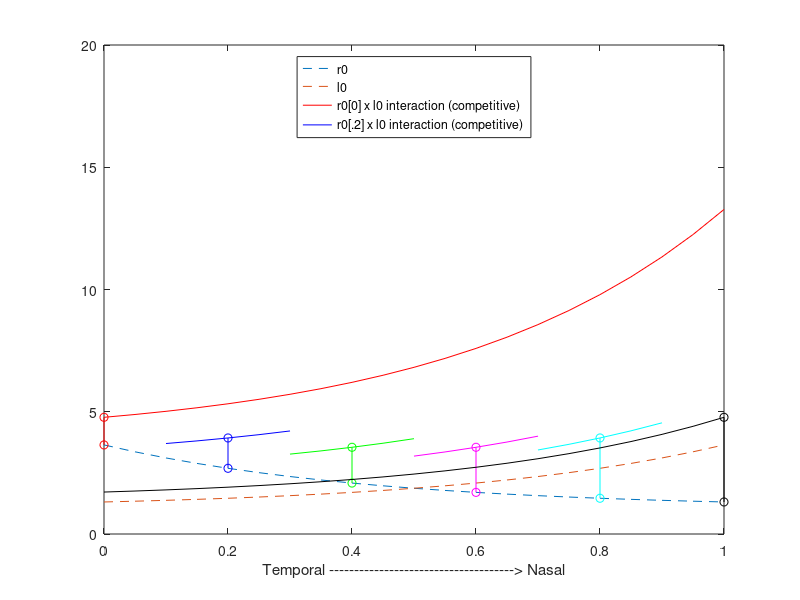
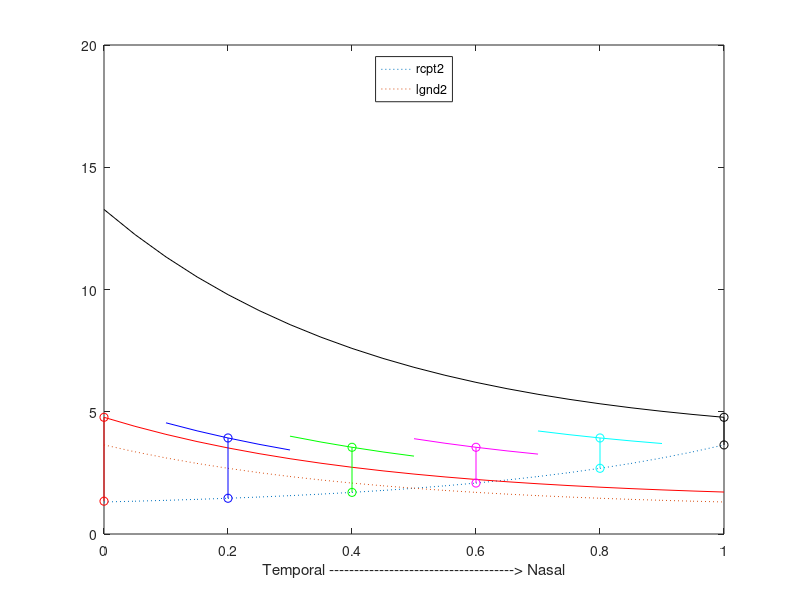
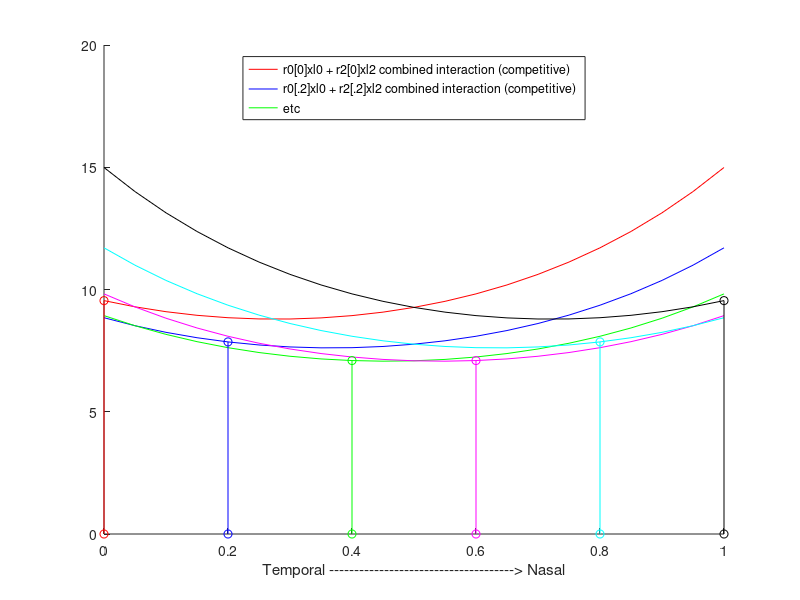
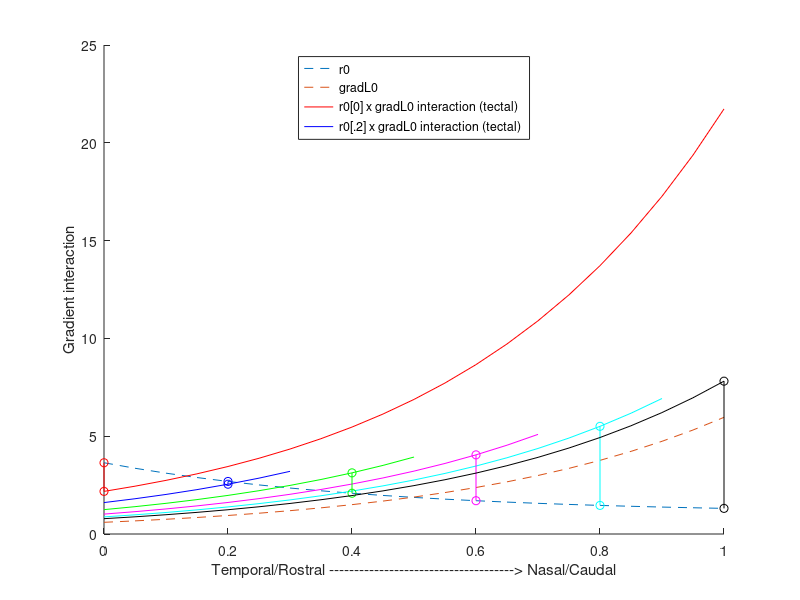

These figures' MATLAB source, in order:
% Equations used in my modelling. See tissue.h and
% guidingtissue::exponential_expression and similar

x = [0:0.05:1];

_exp = 0.26 .* exp (2.3.*x) + 1.05;
_deriv_exp = 0.26 .* 2.3 .* exp (2.3.*x);
_exp2 = 0.26 .* exp (1.1.*x) + 1.05;
_log = 2.32 + 1.29 .* log (2.3 .* (x+0.2));
_quad = 1.31 + 2.333 .* x .* x;
_lin = 1.31 + 2.333 .* x;

ki = 1.1
kd = 0.6

_exp_ki = _exp + ki;
_exp_ki_kd = _exp_ki - kd;
_exp_kd = _exp - kd;

_exp2_ki = _exp2 + ki;
_exp2_ki_kd = _exp2_ki - kd;
_exp2_kd = _exp2 - kd;

%% The J effect
_r0 = flip(_exp);
_l0 = _exp;
figure(1); clf;
plot (x, _r0, 'linestyle', '--'); % exp for receptors on retina
hold on;
plot (x, _l0, 'linestyle', '--'); % ligands
%%plot (x, _r0 .* _l0, 'color', colour.orchid2, 'linestyle', ':');
plot (x, _r0(1) .* _l0, 'r-');
plot (x(3:7), _r0(5) .* _l0(3:7), 'b');
plot (x(7:11), _r0(9) .* _l0(7:11), 'g');
plot (x(11:15), _r0(13) .* _l0(11:15), 'm');
plot (x(15:19), _r0(17) .* _l0(15:19), 'c');

plot ([x(1),x(1)], [_r0(1),_r0(1).*_l0(1)], 'ro-');
plot ([x(5),x(5)], [_r0(5),_r0(5).*_l0(5)], 'bo-');
plot ([x(9),x(9)], [_r0(9),_r0(9).*_l0(9)], 'go-');
plot ([x(13),x(13)], [_r0(13),_r0(13).*_l0(13)], 'mo-');
plot ([x(17),x(17)], [_r0(17),_r0(17).*_l0(17)], 'co-');

plot (x, _r0(21) .* _l0, 'k');
plot ([x(21),x(21)], [_r0(21),_r0(21).*_l0(21)], 'ko-');
lg = legend (['r0';'l0';'r0[0] x l0 interaction (competitive)';'r0[.2] x l0 interaction (competitive)'],'Location','North');

_r2 = _exp; % opposing ligands
_l2 = flip(_exp); % opposing receptors
figure(2); clf;
plot (x, _r2, 'linestyle', ':');
hold on;
plot (x, _l2, 'linestyle', ':'); % ligands
%%plot (x, _r2 .* _l2, 'color', colour.orchid2, 'linestyle', ':');
%%plot (x(1:3), _r2(1) .* _l2(1:3), 'r-');
plot (x, _r2(1) .* _l2, 'r');
plot ([x(1),x(1)], [_r2(2),_r2(1).*_l2(1)], 'ro-');
plot (x(3:7), _r2(5) .* _l2(3:7), 'b');
plot ([x(5),x(5)], [_r2(5),_r2(5).*_l2(5)], 'bo-');
plot (x(7:11), _r2(9) .* _l2(7:11), 'g');
plot ([x(9),x(9)], [_r2(9),_r2(9).*_l2(9)], 'go-');
plot (x(11:15), _r2(13) .* _l2(11:15), 'm');
plot ([x(13),x(13)], [_r2(13),_r2(13).*_l2(13)], 'mo-');
plot (x(15:19), _r2(17) .* _l2(15:19), 'c');
%%plot (x, _r2(17) .* _l2, 'k');
plot ([x(17),x(17)], [_r2(17),_r2(17).*_l2(17)], 'co-');

plot (x, _r2(21) .* _l2, 'k');
plot ([x(21),x(21)], [_r2(21),_r2(21).*_l2(21)], 'ko-');

lg = legend (['rcpt2';'lgnd2'],'Location','North');

%% Now plot combined repulsion due to both receptor/ligand pairs

figure(3)
clf; hold on;
plot (x, _r2(1) .* _l2 + _r0(1) .* _l0, 'r-');
plot (x, _r2(5) .* _l2 + _r0(5) .* _l0, 'b-');
plot (x, _r2(9) .* _l2 + _r0(9) .* _l0, 'g-');
plot (x, _r2(13) .* _l2 + _r0(13) .* _l0, 'm-');
plot (x, _r2(17) .* _l2 + _r0(17) .* _l0, 'c-');
plot (x, _r2(21) .* _l2 + _r0(21) .* _l0, 'k-');
plot ([x(1),x(1)], [0,_r2(1).*_l2(1)+_r0(1).*_l0(1)], 'ro-');
plot ([x(5),x(5)], [0,_r2(5).*_l2(5)+_r0(5).*_l0(5)], 'bo-');
plot ([x(9),x(9)], [0,_r2(9).*_l2(9)+_r0(9).*_l0(9)], 'go-');
plot ([x(13),x(13)], [0,_r2(13).*_l2(13)+_r0(13).*_l0(13)], 'mo-');
plot ([x(17),x(17)], [0,_r2(17).*_l2(17)+_r0(17).*_l0(17)], 'co-');
plot ([x(21),x(21)], [0,_r2(21).*_l2(21)+_r0(21).*_l0(21)], 'ko-');
lg = legend (['r0[0]xl0 + r2[0]xl2 combined interaction (competitive)';'r0[.2]xl0 + r2[.2]xl2 combined interaction (competitive)';'etc'],'Location','North');

strlbl = ['Temporal -------------------------------------> Nasal'];
figure(1)
ylim([0,20])
xlabel(strlbl)
figure(2)
ylim([0,20])
xlabel(strlbl)
figure(3)
ylim([0,20])
xlabel(strlbl)

## Now the retina->tectum interactions
figure(4)
clf; hold on;
_r0 = flip(_exp);
_L0 = _deriv_exp;
plot (x, _r0, 'linestyle', '--'); % exp for receptors on retina
plot (x, _L0, 'linestyle', '--'); % ligands
%%plot (x, _r0 .* _L0, 'color', colour.orchid2, 'linestyle', ':');
plot (x, _r0(1) .* _L0, 'r-');
plot (x(1:7), _r0(5) .* _L0(1:7), 'b');
plot (x(1:11), _r0(9) .* _L0(1:11), 'g');
plot (x(1:15), _r0(13) .* _L0(1:15), 'm');
plot (x(1:19), _r0(17) .* _L0(1:19), 'c');

plot ([x(1),x(1)], [_r0(1),_r0(1).*_L0(1)], 'ro-');
plot ([x(5),x(5)], [_r0(5),_r0(5).*_L0(5)], 'bo-');
plot ([x(9),x(9)], [_r0(9),_r0(9).*_L0(9)], 'go-');
plot ([x(13),x(13)], [_r0(13),_r0(13).*_L0(13)], 'mo-');
plot ([x(17),x(17)], [_r0(17),_r0(17).*_L0(17)], 'co-');

plot (x, _r0(21) .* _L0, 'k');
plot ([x(21),x(21)], [_r0(21),_r0(21).*_L0(21)], 'ko-');
lg = legend (['r0';'gradL0';'r0[0] x gradL0 interaction (tectal)';'r0[.2] x gradL0 interaction (tectal)'],'Location','North');

figure(5)
clf; hold on;
_r2 = _exp;
_L2 = -flip(_deriv_exp);
plot (x, _r2, 'linestyle', '--'); % exp for receptors on retina
plot (x, _L2, 'linestyle', '--'); % ligands

plot (x, _r2(1) .* _L2, 'r-');
plot (x(1:7), _r2(5) .* _L2(1:7), 'b');
plot (x(1:11), _r2(9) .* _L2(1:11), 'g');
plot (x(1:15), _r2(13) .* _L2(1:15), 'm');
plot (x(1:19), _r2(17) .* _L2(1:19), 'c');

plot ([x(1),x(1)], [_r2(1),_r2(1).*_L2(1)], 'ro-');
plot ([x(5),x(5)], [_r2(5),_r2(5).*_L2(5)], 'bo-');
plot ([x(9),x(9)], [_r2(9),_r2(9).*_L2(9)], 'go-');
plot ([x(13),x(13)], [_r2(13),_r2(13).*_L2(13)], 'mo-');
plot ([x(17),x(17)], [_r2(17),_r2(17).*_L2(17)], 'co-');

plot (x, _r2(21) .* _L2, 'k');
plot ([x(21),x(21)], [_r2(21),_r2(21).*_L2(21)], 'ko-');
lg = legend (['r0';'L2';'r2[0] x L2 interaction (tectal)';'r2[.2] x l0 interaction (tectal)'],'Location','Southeast');

figure(6)
clf; hold on;

plot (x, _r2(1) .* _L2 + _r0(1) .* _L0, 'r-');
plot (x, _r2(5) .* _L2 + _r0(5) .* _L0, 'b-');
plot (x, _r2(9) .* _L2 + _r0(9) .* _L0, 'g-');
plot (x, _r2(13) .* _L2 + _r0(13) .* _L0, 'm-');
plot (x, _r2(17) .* _L2 + _r0(17) .* _L0, 'c-');
plot (x, _r2(21) .* _L2 + _r0(21) .* _L0, 'k-');
plot ([x(1),x(1)], [0,_r2(1).*_L2(1)+_r0(1).*_L0(1)], 'ro-');
plot ([x(5),x(5)], [0,_r2(5).*_L2(5)+_r0(5).*_L0(5)], 'bo-');
plot ([x(9),x(9)], [0,_r2(9).*_L2(9)+_r0(9).*_L0(9)], 'go-');
plot ([x(13),x(13)], [0,_r2(13).*_L2(13)+_r0(13).*_L0(13)], 'mo-');
plot ([x(17),x(17)], [0,_r2(17).*_L2(17)+_r0(17).*_L0(17)], 'co-');
plot ([x(21),x(21)], [0,_r2(21).*_L2(21)+_r0(21).*_L0(21)], 'ko-');
plot ([0,1],[0,0],'k:')
lg = legend (['r0[0]xL0 + r2[0]xL2 combined interaction (tectal)';'r0[.2]xL0 + r2[.2]xL2 combined interaction (tectal)';'etc'],'Location','North');

figure(7)
clf; hold on;
xx = [0:0.05:0.5];
_L2trunc = _L2(1:11)
_L0trunc = _L0(1:11)

plot (xx, _r2(1) .* _L2trunc + _r0(1) .* _L0trunc, 'r-');
plot (xx, _r2(5) .* _L2trunc + _r0(5) .* _L0trunc, 'b-');
plot (xx, _r2(9) .* _L2trunc + _r0(9) .* _L0trunc, 'g-');
plot (xx, _r2(13) .* _L2trunc + _r0(13) .* _L0trunc, 'm-');
plot (xx, _r2(17) .* _L2trunc + _r0(17) .* _L0trunc, 'c-');
plot (xx, _r2(21) .* _L2trunc + _r0(21) .* _L0trunc, 'k-');
plot ([xx(1),xx(1)], [0,_r2(1).*_L2(1)+_r0(1).*_L0(1)], 'ro-');
plot ([xx(3),xx(3)], [0,_r2(5).*_L2(2)+_r0(5).*_L0(3)], 'bo-');
plot ([xx(5),xx(5)], [0,_r2(9).*_L2(5)+_r0(9).*_L0(5)], 'go-');
plot ([xx(7),xx(7)], [0,_r2(13).*_L2(7)+_r0(13).*_L0(7)], 'mo-');
plot ([xx(9),xx(9)], [0,_r2(17).*_L2(9)+_r0(17).*_L0(9)], 'co-');
plot ([xx(11),xx(11)], [0,_r2(21).*_L2(11)+_r0(21).*_L0(11)], 'ko-');
plot ([0,0.5],[0,0],'k:')
lg = legend (['r0[0]xL0 + r2[0]xL2 combined interaction (tectal)';'r0[.2]xL0 + r2[.2]xL2 combined interaction (tectal)';'etc'],'Location','South');

strlbl = ['Temporal/Rostral -------------------------------------> Nasal/Caudal'];
figure(4)
##ylim([0,20])
xlabel(strlbl)
ylabel('Gradient interaction')
figure(5)
##ylim([0,20])
xlabel(strlbl)
ylabel('Gradient interaction')
figure(6)
##ylim([0,20])
#xlim([0,0.5])
xlabel(strlbl)
ylabel('Gradient interaction')


strlbl = ['Temporal/Rostral -----------------------------> Nasal/Tectal Midline'];
figure(7)
##ylim([0,20])
xlabel(strlbl)


figure(100)
clf;
plot (x, _exp)
hold on
plot (x, _deriv_exp, ':')
